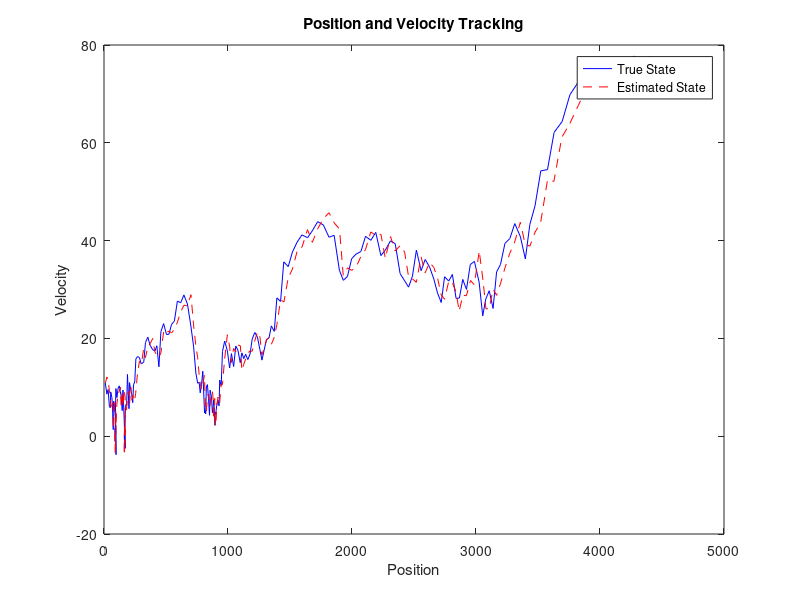
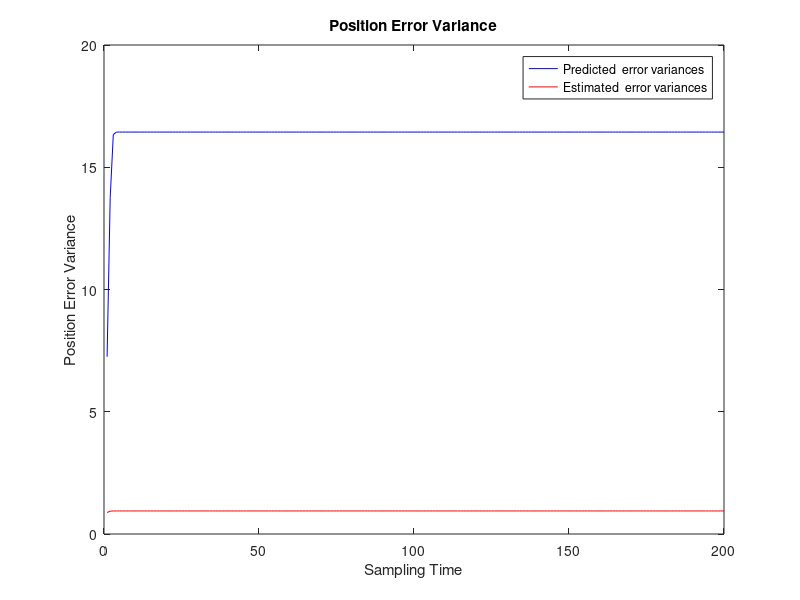
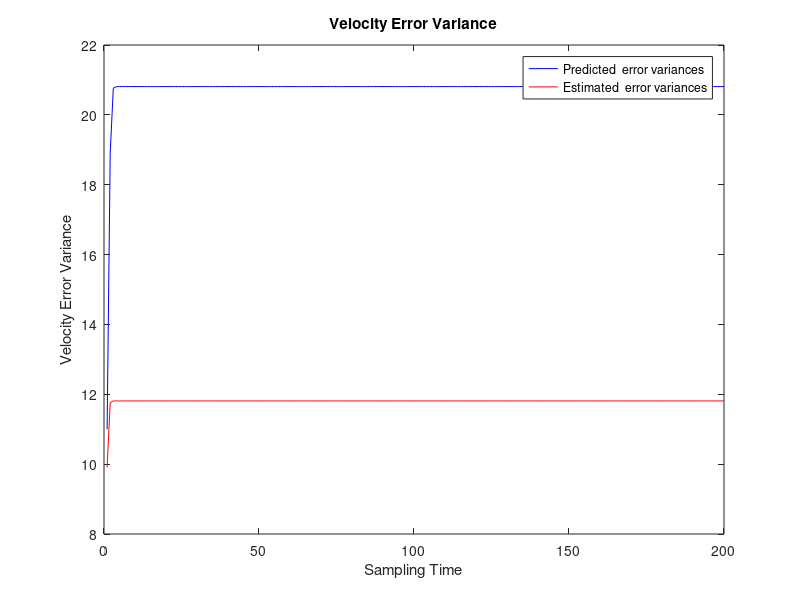
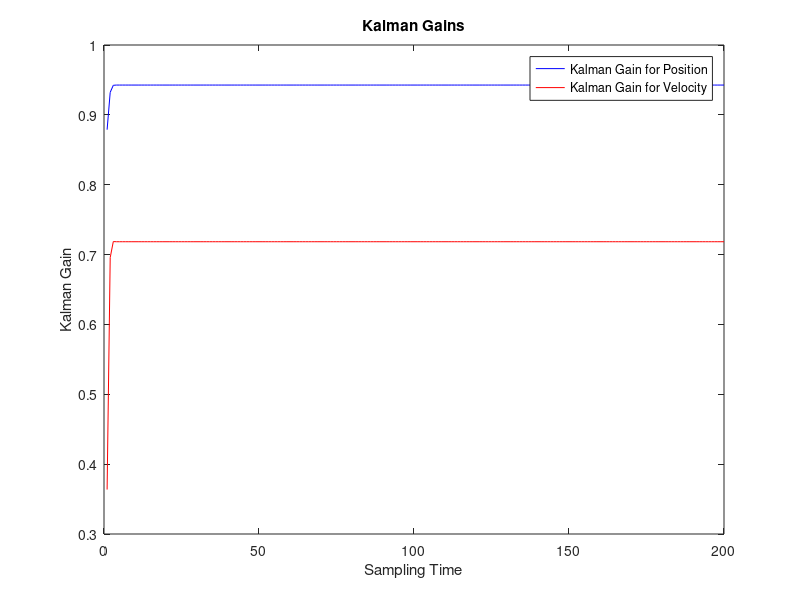

Recreate these plots in MATLAB, in order.
T = 1; % sampling interval
N = 200;

noise_w = 9; % variance of the state noise
noise_v = 1; % variance of the measurement noise 

true_state = [0.5; 10]; % initial true state
estimate_state = [0.5; 11]; % initial state estimate

P = [noise_v noise_v/T; noise_v/T 2*noise_v/(T^2)]; %  initial state covariance
F = [1 T; 0 1]; % state matrix
G = [(T^2)/2 0; 0 1]; % state matrix (noise)
H = [1 0]; % observation matrix

Kalman_Gain_pos = zeros(1,N);
Kalman_Gain_vel = zeros(1,N);


position = zeros(1,N);
velocity = zeros(1,N);
pos_estimate = zeros(1,N);
vel_estimate = zeros(1,N);

pos_error_predict = zeros(1,N);
pos_error_estimate = zeros(1,N);
vel_error_predict = zeros(1,N);
vel_error_estimate = zeros(1,N);

for i = 1 : N

    % state equation
    noise_state = sqrt(noise_w) * randn(2,1);
    true_state = F * true_state + G * noise_state;
   
    % observation equation
    y = H * true_state + sqrt(noise_v) * randn;
    position(i) = true_state(1);
    velocity(i) = true_state(2);

    % Prediction Step
    predicted_state = F * estimate_state;
    P = F * P * F' + G*[noise_w, 0; 0, noise_w]*G'; % errror covariance
    pos_error_predict(i) = P(1,1);
    vel_error_predict(i) = P(2,2);

    % Correction Step
    kalman_gain = P * H' / (H * P * H' + noise_v); % Kalman Gain
    Kalman_Gain_pos(i) = kalman_gain(1);
    Kalman_Gain_vel(i) = kalman_gain(2);

    estimate_state = predicted_state + kalman_gain * (y - H * predicted_state);
    pos_estimate(i) = estimate_state(1);
    vel_estimate(i) = estimate_state(2);

    % Covariance of the correction step
    P = (eye(2) - kalman_gain * H) * P;
    pos_error_estimate(i) = P(1,1);
    vel_error_estimate(i) = P(2,2);

end

figure(1)
plot(position, velocity, 'b', pos_estimate, vel_estimate, 'r--');
xlabel('Position');
ylabel('Velocity');
legend('True State', 'Estimated State','Location', 'best');
title('Position and Velocity Tracking');

figure(2)
plot(1:N, pos_error_predict,'b', 1:N, pos_error_estimate, 'r');
xlabel('Sampling Time');
ylabel('Position Error Variance');
legend('Predicted  error variances', 'Estimated  error variances','Location', 'best');
title('Position Error Variance');

figure(3)
plot(1:N, vel_error_predict,'b', 1:N, vel_error_estimate, 'r');
xlabel('Sampling Time');
ylabel('Velocity Error Variance');
legend('Predicted  error variances', 'Estimated  error variances','Location', 'best');
title('Velocity Error Variance');

figure(4)
plot(1:N, Kalman_Gain_pos, 'b', 1:N, Kalman_Gain_vel, 'r');
xlabel('Sampling Time');
ylabel('Kalman Gain');
legend('Kalman Gain for Position', 'Kalman Gain for Velocity','Location', 'best');
title('Kalman Gains');